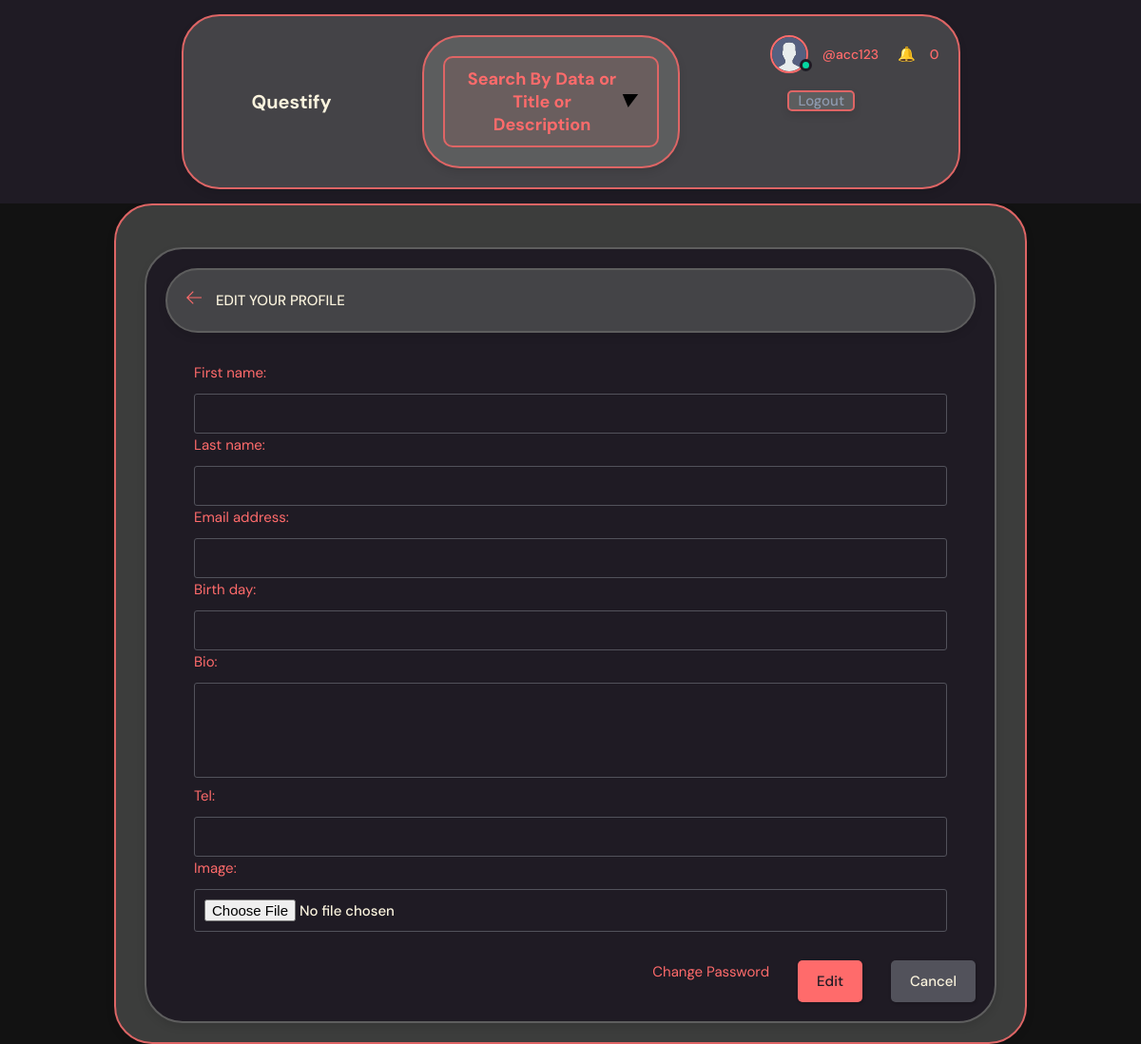
Page /accounts/profile/edit/1 (signed in) on the earlier database version.
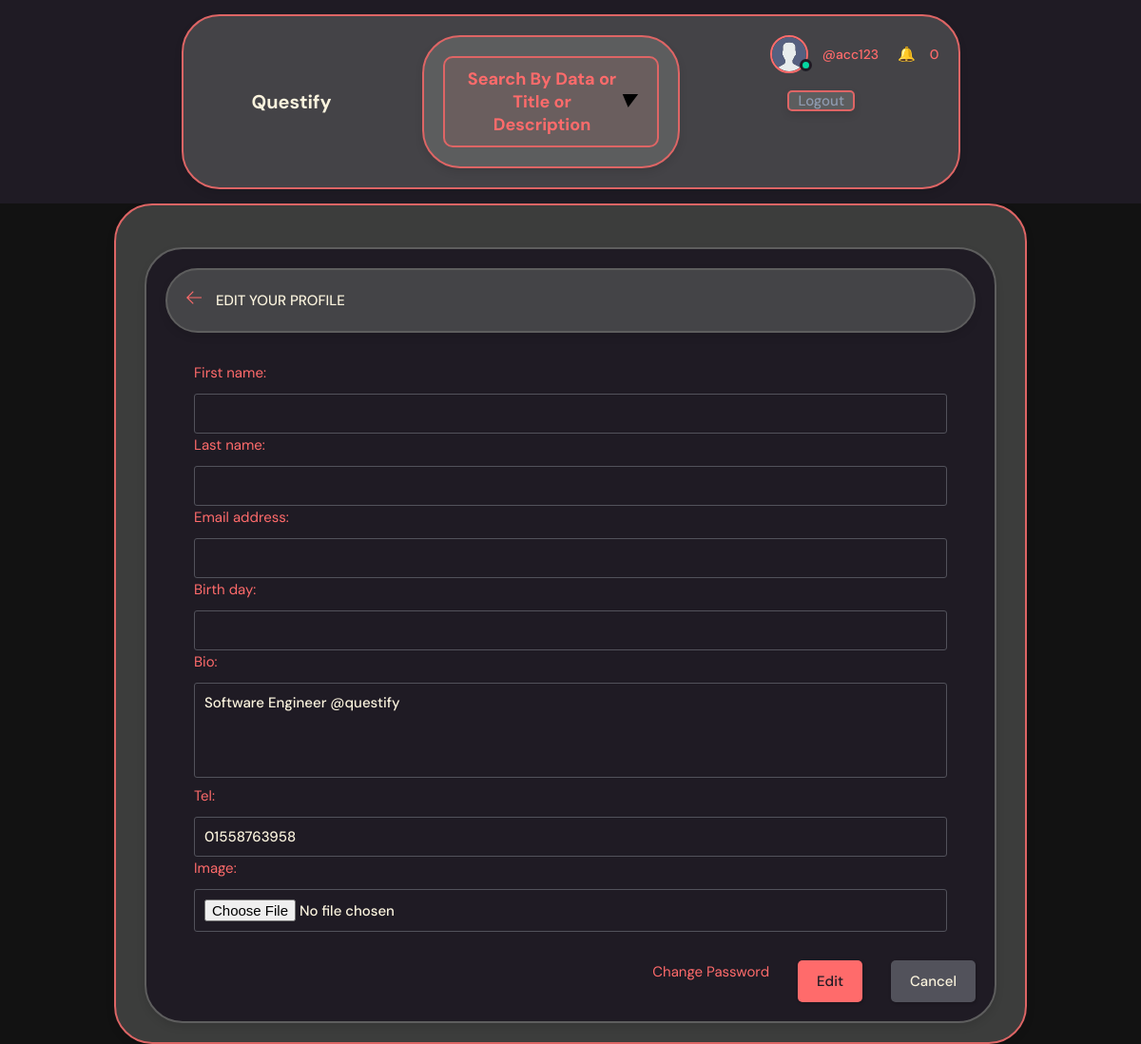
Same page on the later database version.
### accounts/models.py (models this page shows, shortened)
class Profile(models.Model):
    user             = models.OneToOneField(User, on_delete=models.CASCADE)
    birth_day        = models.DateTimeField( auto_now=False, auto_now_add=False,null=True,blank=True)
    bio              = models.TextField(max_length=50,null=True,blank=True)
    tel              = models.CharField(max_length=20,null=True,blank=True)
    slug             = models.SlugField(unique=True,blank=True,null=True)
    image            = models.ImageField(upload_to=f"profile_images/", default='assets/avatar.svg', height_field=None, width_field=None, max_length=None,null=True,blank=True)
    waiting_friend   = models.ManyToManyField(User , blank=True ,related_name="waiting_friend")
    confirmed_friend = models.ManyToManyField(User , blank=True ,related_name="confirmed_friend")

### accounts/views.py (the view)
# urls.py: path('profile/edit/<slug:slug>',views.editprofile,name='profile_edit'),
@login_required
def editprofile(request,slug):
    profile = get_object_or_404(Profile,slug=slug)
    if request.method == 'POST':
        profile_form = ProfileForm(request.POST,request.FILES,instance=profile)
        user_form = UserForm(request.POST,instance=request.user)
        if user_form.is_valid() and profile_form.is_valid() :
            user_form.save()
            myprofile_form = profile_form.save(commit=False)
            myprofile_form.user = request.user
            myprofile_form.save()
            messages.success(request, 'Profile updated successfully!')
            return redirect(('accounts:profile'),slug=profile.slug)
    else:
        user_form = UserForm(instance=request.user)
        profile_form = ProfileForm(instance=profile)
    return render(request,"registration/profile_edit.html",{"profile_form":profile_form,'user_form':user_form})

### accounts/form.py
class ProfileForm(forms.ModelForm):
    class Meta:
        model = Profile
        fields = ['birth_day','bio','tel','image']

class UserForm(forms.ModelForm):
    class Meta:
        model = User
        fields = ['first_name','last_name','email']

### project/notification_context.py (called while the page is built)
def notification_view(request):
    if request.user.is_authenticated:
        notifications = Notification.objects.filter(to_user=request.user, is_read=True)
        not_read_notifications = Notification.objects.filter(to_user=request.user , is_read=False)
        count = not_read_notifications.count()
        return {'notification_count': count,"my_notifications": notifications,"not_read_notifications": not_read_notifications}
    else:
        count = 0
    return {'notification_count': count}

### project/time_context.py (called while the page is built)
def get_datetime_now(request):
    year = datetime.date.today().year
    return {'year_now': year}

### accounts/templates/registration/profile_edit.html (shortened to what this page needs)
{% extends "base.html" %}
{% block body %}
    <main class="update-account layout">
        <div class="container">
            <div class="container" style=" width: 100%;  border: 2px solid rgb(94, 94, 94);  border-radius: 40px; padding: 20px; background:var(--color-dark); color: var(--color-main); box-shadow: 0px 4px 8px rgba(0, 0, 0, 0.1);">
                <div class="container" style=" width: 100%;  border: 2px solid rgb(94, 94, 94);  border-radius: 40px; padding: 20px; background:rgba(137, 142, 137, 0.351); color: var(--color-main); box-shadow: 0px 4px 8px rgba(0, 0, 0, 0.1);">
                    <div class="layout__boxTitle">
                        <a href="{{request.META.HTTP_REFERER}}">
                            <svg version="1.1" xmlns="http://www.w3.org/2000/svg" width="32" height="32"
                                viewBox="0 0 32 32">
                                <title>arrow-left</title>
                                <path
                                    d="M13.723 2.286l-13.723 13.714 13.719 13.714 1.616-1.611-10.96-10.96h27.625v-2.286h-27.625l10.965-10.965-1.616-1.607z">
                                </path>
                            </svg>
                        </a>
                        <h3>Edit your profile</h3>
                    </div>
                </div>
                <div class="layout__body">
                    <form class="form" method="post" action="#">
                        <div class="form__group">
                            {{user_form}}
                            {{profile_form}}
                        </div>
                    </div>
                    <div class="form__action">
                        <a href="{% url 'accounts:password_change' %}" class="btn-edit-profile">Change Password</a>
                        <input type="submit" value="Edit" class='btn btn--main' >
                        <a class="btn btn--dark" href='{% url "ask:question_list" %}'>Cancel</a>
                </div>
            </div>
        </div>
      </div>
    {% endblock body %}

Differences in the rows shown:
changed Profile: bio (not shown) → "Software Engineer @questify"; tel (not shown) → "01558763958"
